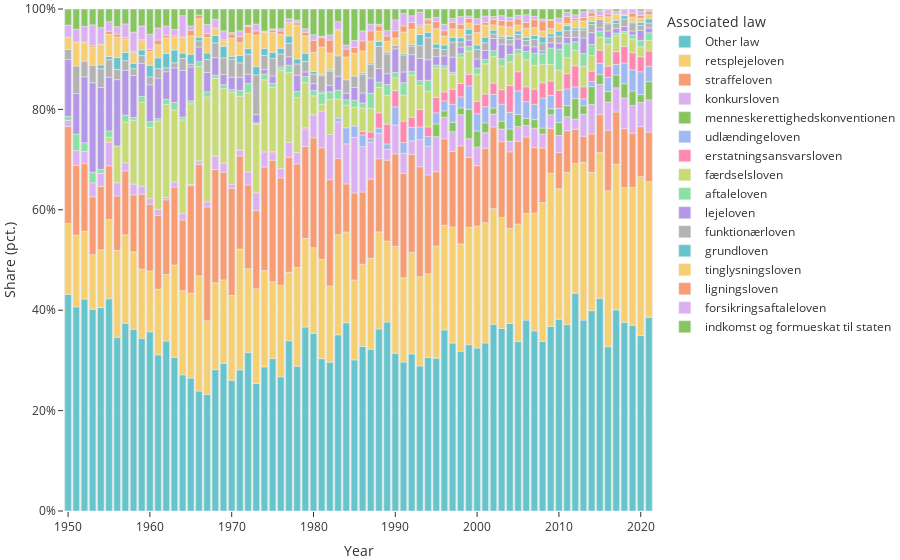

Write notebook code for a chart like this one.
### Code cell
df = df_org.copy()
#FIND THE X MOST ASSOCIATED LAWS
df_relevante_love_top_x = df.loc[:,["id_verdict","year","relevante_love_cleaned"]].explode("relevante_love_cleaned").groupby("relevante_love_cleaned").count().sort_values("id_verdict",ascending=False)["id_verdict"][:15]
love_top_x = list(df_relevante_love_top_x.reset_index()["relevante_love_cleaned"])

df_top_x_lov = df.loc[:,["id_verdict","year","relevante_love_cleaned"]].copy()
df_top_x_lov["relevante_love_cleaned"] = df_top_x_lov["relevante_love_cleaned"].apply(lambda love: [lov if lov in love_top_x else "Other law" for lov in love] if love is not None else None)

df_relevante_love = df_top_x_lov.explode("relevante_love_cleaned").groupby(["relevante_love_cleaned","year"]).count().sort_values("id_verdict",ascending=False)["id_verdict"]
df_relevante_love = df_relevante_love.reset_index()
df_relevante_love.rename(columns={"id_verdict":"count","relevante_love_cleaned":"Associated law"}, inplace=True)

df_relevante_love["year"] = df_relevante_love["year"].astype(int)
df_relevante_love.sort_values(["year","count"],inplace=True,ascending=False)
df_relevante_love['share'] = df_relevante_love['count'] / df_relevante_love.groupby('year')['count'].transform('sum') 
fig = px.bar(df_relevante_love, 
            x="year",
            y="share",
            color="Associated law",
            template="ggplot2",
            color_discrete_sequence=px.colors.qualitative.Pastel,
            hover_name="Associated law", 
            hover_data= {"count":":.0f",
                         "share":":.1%", 
                         "Associated law":False})
fig.update_yaxes(tickformat=".0%", 
                range=[0,1])
fig.update_layout(yaxis_title="Share (pct.)",
                  xaxis_title="Year")
fig = fig.update_layout(margin=dict(
                        l=0,
                        r=0,
                        b=0,
                        t=0
                        )
                        )
fig.write_html("../../data/plots/distribution_of_court_documents_by_associated_law.html")
fig.write_image("../../data/plots/distribution_of_court_documents_by_associated_law.pdf")
fig
